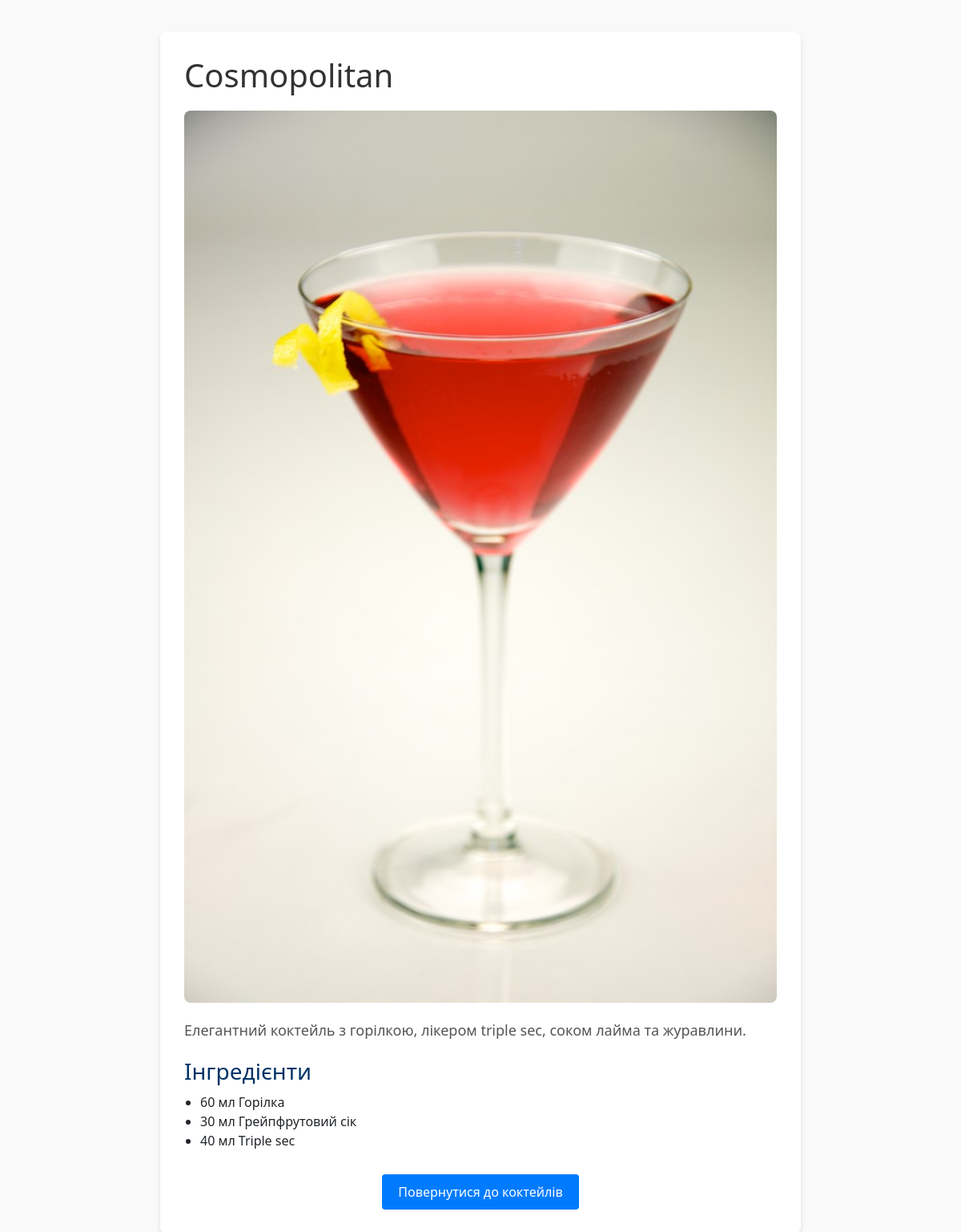
The page /cocktails/4/ on the database its author committed.
### bar/models.py (models this page shows, shortened)
class Cocktail(models.Model):
    name = models.CharField(max_length=255)
    description = models.TextField()
    image = models.ImageField(upload_to='cocktail_images/')
    ingredients = models.ManyToManyField('Ingredient', through='CocktailIngredient')

class CocktailIngredient(models.Model):
    cocktail = models.ForeignKey(Cocktail, on_delete=models.CASCADE)
    ingredient = models.ForeignKey(Ingredient, on_delete=models.CASCADE)
    quantity = models.CharField(max_length=100)  # e.g., '30 мл'

class Ingredient(models.Model):
    name = models.CharField(max_length=255)

### bar/views.py (the view)
# urls.py: path('cocktails/<int:pk>/', CocktailDetailView.as_view(), name='cocktail_detail'),
class CocktailDetailView(DetailView):
    model = Cocktail
    template_name = 'bar/cocktail_detail.html'
    context_object_name = 'cocktail'

### templates/bar/cocktail_detail.html (shortened to what this page needs)
{% load static %}
<!DOCTYPE html>
<html lang="uk">
<head>
    <link href="https://cdn.jsdelivr.net/npm/bootstrap@5.3.3/dist/css/bootstrap.min.css" rel="stylesheet">
</head>
<body>
    <div class="container">
        <h1>{{ cocktail.name }}</h1>
        <div class="cocktail-image">
            <img src="{{ cocktail.image.url }}" alt="{{ cocktail.name }}">
        </div>
        <div class="cocktail-description">
            {{ cocktail.description }}
        </div>
        <div class="ingredients">
            <h3>Інгредієнти</h3>
            <ul>
                {% for ci in cocktail.cocktailingredient_set.all %}
                <li>{{ ci.quantity }} {{ ci.ingredient.name }}</li>
                {% empty %}
                <li>Інформація про інгредієнти відсутня.</li>
                {% endfor %}
            </ul>
        </div>
        <div class="back-btn">
            <a href="{% url 'bar:cocktail_list' %}" class="btn">Повернутися до коктейлів</a>
        </div>
    </div>
</body>
</html>

### templates/bar/cocktail_detail.html (style rules this page uses)
body { font-family: 'Segoe UI', sans-serif; background-color: #f9f9f9; margin: 0; padding: 0; }
.container { max-width: 800px; margin: 40px auto; background: #fff; padding: 30px; border-radius: 8px; box-shadow: 0 4px 6px rgba(0,0,0,0.1); }
h1 { font-size: 2.5em; margin-bottom: 20px; color: #333; }
.cocktail-image img { width: 100%; height: auto; border-radius: 8px; margin-bottom: 20px; }
.cocktail-description { font-size: 18px; line-height: 1.6; color: #555; margin-bottom: 20px; }
.ingredients { margin-bottom: 30px; }
.ingredients h3 { margin-bottom: 10px; color: #003366; }
.ingredients ul { padding-left: 20px; }
.back-btn { text-align: center; }
.back-btn .btn { padding: 10px 20px; font-size: 16px; background-color: #007bff; color: #fff; border: none; border-radius: 4px; text-decoration: none; }

### rows shown on the page
Cocktail: name "Cosmopolitan", image (picture), description "Елегантний коктейль з горілкою, лікером triple sec, соком лайма та журавлини."
CocktailIngredient: quantity "60 мл", ingredient.name "Горілка"
CocktailIngredient: quantity "30 мл", ingredient.name "Грейпфрутовий сік"
CocktailIngredient: quantity "40 мл", ingredient.name "Triple sec"
